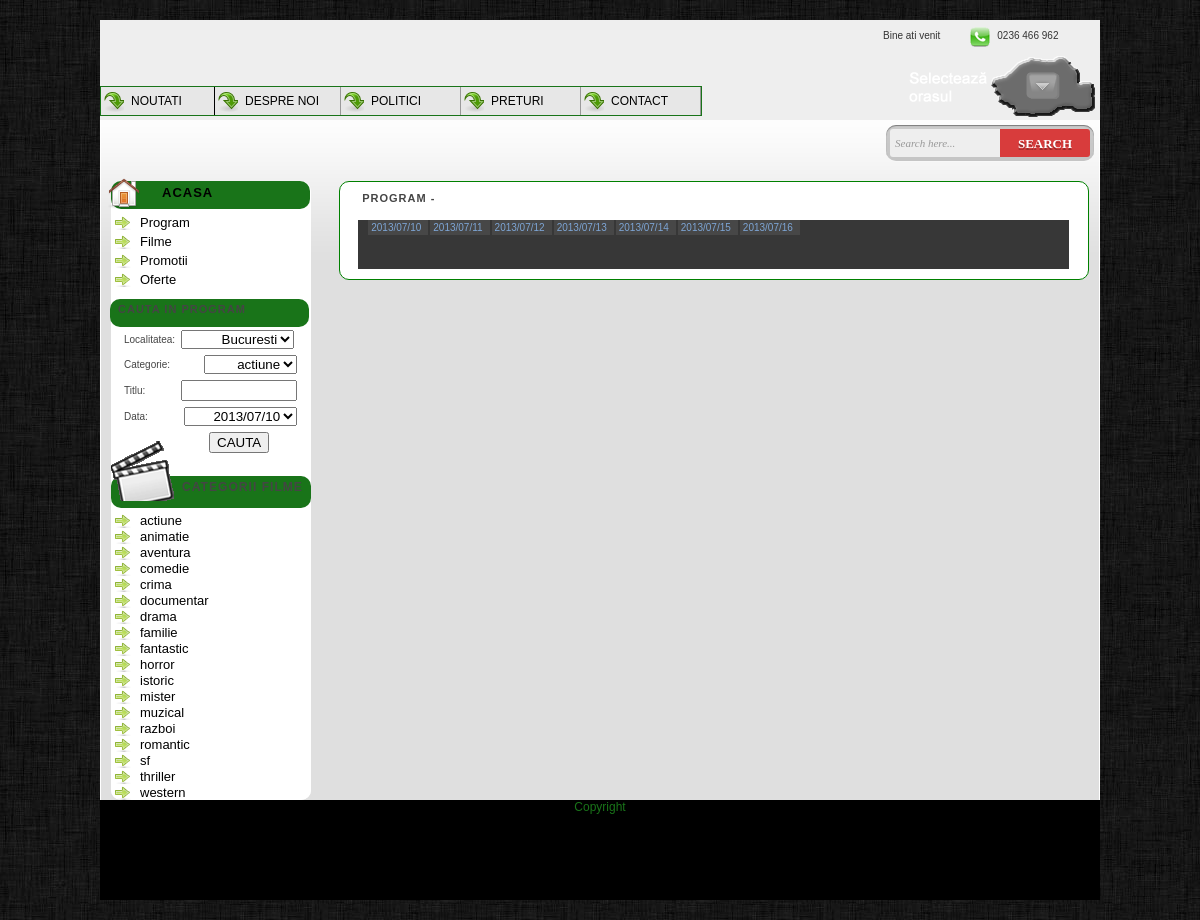
Screenshot of /program.php with the database file from the repository.
### tables this page shows
CREATE TABLE `gen_film` (
  `id` int(11) NOT NULL AUTO_INCREMENT,
  `nume_gen` varchar(15) NOT NULL,
  PRIMARY KEY (`id`),
  UNIQUE KEY `nume_gen` (`nume_gen`)
);

### program.php (the view, shortened to what this page needs)
<?php
$query_cinema = "SELECT idCinema, nume FROM cinema ORDER BY nume";
$result_cinema = mysql_query($query_cinema);
$query_gen="select id, nume_gen from gen_film order by nume_gen";
$result_gen = mysql_query($query_gen);
$result_gen_1 = mysql_query($query_gen);
$idCinema=$_GET['idCinema'];
$query_nume="select idCinema, nume from cinema where idCinema='$idCinema'";
$rez=mysql_query($query_nume);
$row_nume= mysql_fetch_assoc($rez);
?>
<!DOCTYPE html>
<html xmlns="http://www.w3.org/1999/xhtml">
<head>
    <link href="main.css" rel="stylesheet" type="text/css"/>
    <link href="program.css" rel="stylesheet" type="text/css"/>
    <link href="romania_map.css" rel="stylesheet" type="text/css"/>
</head>
<body id="feature">
<div id="header">
    <div id="contact" class="copyright">
        <p>Bine ati venit
        <p>
            <span class="icon_hold">
                <img id="images" src="images/Phone-Icon-cinema.png">
            </span>
        <h4>0236 466 962</h4>
    </div>
    <div id="nav" class="copyright">
        <ul id="mainNav">
            <li><a id="noutati" style="cursor:pointer;">Noutati</a></li>
            <li><a id="despre_noi" style="cursor:pointer;">Despre Noi</a></li>
            <li><a id="politici" style="cursor:pointer;" >Politici</a></li>
            <li><a id="preturi" style="cursor:pointer;">Preturi</a></li>
            <li><a id="detalii_contact" style="cursor:pointer;">Contact</a></li>
        </ul>
    </div>
    <a class="selectmap" id="map" style="background: none;margin-top:10px; float:right; margin-right:5px;">
        <img alt="" src="images/harta.png">
    </a>
</div>
<div id="mainContent">
    <form class="form-wrapper cf">
        <input type="text" placeholder="Search here..." required>
        <button type="submit">Search</button>
    </form>
    <div id="secondNav" class="copyright">
            <span class="icon_hold">
                <img id="images" src="images/home_32.png">
            </span>
        <h3><a href="index.php"><strong>Acasa</strong></a></h3>
        <ul>
            <li><a id="program" class="homeLinks" style="cursor:pointer;">Program</a></li>
            <li><a id="filme" href="filme.php" class="homeLinks" style="cursor:pointer;">Filme</a></li>
            <li><a id="promotii" class="homeLinks" style="cursor:pointer;">Promotii</a></li>
            <li><a id="oferte" class="homeLinks" style="cursor:pointer;">Oferte</a></li>
        </ul>
        <div id="searchBody">
            <h3 style="margin-left:-11px;"><strong>Cauta in program</strong></h3>
            <form action="" method="get">
            <table id="search_table" width="100%" cellspacing="3" cellpadding="3" border="0" style="margin:0 auto">
                <tr>
                    <td style="text-align:left;">Localitatea:</td>
                    <td style="text-align:left;">
                        <select style="text-align: right; width: 113px;" name="cinema" id="cinema">
                            <?php while ($row = mysql_fetch_array($result_cinema)) : ?>
                                <option class="textbox" value="<?= $row['idCinema'] ?>"><?= $row['nume'] ?></option>
                            <?php endwhile; ?>
                        </select>
                    </td>
                </tr>
                <tr>
                    <td style="text-align:left;">Categorie:</td>
                    <td>
                        <select name="gen" id="gen" style=" text-align: right;"><?php
                            while($row=mysql_fetch_array($result_gen_1)) {
                                ?>
                                <option value="<?= $row['id'] ?>"><?= $row['nume_gen']?></option>
                            <?php  }?>
                        </select>
                    </td>
                </tr>
                <tr>
                    <td style="text-align:left;">Titlu:</td>
                    <td style="text-align:left;">
                        <input style=" width: 108px;" type="text" value="" style="width:90px" name="titlu" id="titlu"
                               size="11">
                    </td>
                </tr>
                <tr>
                    <td style="text-align:left;">Data:</td>
                    <td>
                        <select style="text-align: right; width: 113px;" name="data" id="data" ">
                        <?php for ($i = 0; $i < 7; $i++) :
                            $today = mktime(0, 0, 0, date("m"), date("d") + $i, date("Y"));
                            $today_show = date("Y/m/d", $today); ?>
                            <option value="<?= $today_show ?>"> <?= $today_show ?></option>
                        <?php endfor; ?>
                        </select>
                    </td>
                </tr>
                <tr>
                    <td style="text-align:left;"></td>
                    <td style="text-align:center;">
                        <input style="cursor:pointer;" class="submit" type="submit" value="CAUTA" id="btn_cauta">
                    </td>
                </tr>
            </table>
        </form>
        </div>
        <div id="thirdNav">
            <span class="icon_hold">
            <img class="images" src="images/ico_promo.gif">
            </span>
            <h3><strong>Categorii Filme</strong></h3>
            <ul id="film_list">
                <?php while ($row = mysql_fetch_array($result_gen)) : ?>
                    <li><a  href="filme.php?idGen=<?= $row['id']?>" id="<?= $row['id']?>" class="filmsLink" style="cursor:pointer;"><?= $row['nume_gen'] ?></a></li>
                <?php endwhile; ?>
            </ul>
        </div>
    </div>
    <div id="news" class="copyright">
            <div id="program_film">
                <h3><strong> Program - <?= $row_nume['nume']; ?> </strong></h3>
                <div id="menu_program">
                    <ul>
                        <li>
                            <?php for ($i = 0; $i < 7; $i++) :
                                $today = mktime(0, 0, 0, date("m"), date("d") + $i, date("Y"));
                                $today_show = date("Y/m/d", $today); ?>
                                <a class="current_data" href="?data=<?=  date("Y/m/d", $today + $i)?>&idCinema=<?= $row_nume['idCinema']?>" id="zi_<?= $i?>" style="cursor: pointer; background-color: #474747;">
                                    <span><?= $today_show ?></span>
                                </a>
                            <?php endfor; ?>
                        </li>
                    </ul>
                </div>
            </div>
    </div>
</div>
<div id="footer" class="copyright">
    <h3>Copyright</h3>
</div>
</body>
</html>

### program.css (style rules this page uses)
#menu_program { background: none repeat scroll 0 0 #373737; padding: 0 0 24px; width: 100%; margi: 0; }
#menu_program ul { list-style: none outside none; margin: 0 0 1em 10px; padding: 0; text-align: left; }
#menu_program li { display: inline; line-height: 1.5em; margin: 0 2px 0 0; padding: 0; text-align: left; }
#menu_program a { color: #7DA5D5; float: left; margin: 0 2px 0 0; outline: medium none; padding: 0 0 0 3px; text-decoration: none; }
#program_film { height: auto; width: 95%; margin: 10px auto; }
#news #program_film h3 { letter-spacing: 1px; height: 2.5em; font-size: 1.1em; text-transform: uppercase; }
#news #program_film h3 { background-color: white; }

### romania_map.css (style rules this page uses)
a { outline: none }

### rows the page displays
gen_film: nume_gen "actiune"
gen_film: nume_gen "animatie"
gen_film: nume_gen "aventura"
gen_film: nume_gen "comedie"
gen_film: nume_gen "crima"
gen_film: nume_gen "documentar"
gen_film: nume_gen "drama"
gen_film: nume_gen "familie"
gen_film: nume_gen "fantastic"
gen_film: nume_gen "horror"
gen_film: nume_gen "istoric"
gen_film: nume_gen "mister"
gen_film: nume_gen "muzical"
gen_film: nume_gen "razboi"
gen_film: nume_gen "romantic"
gen_film: nume_gen "sf"
gen_film: nume_gen "thriller"
gen_film: nume_gen "western"

### other values shown
form field cinema "Bucuresti"
form field gen "actiune"
form field data "2013/07/10"
